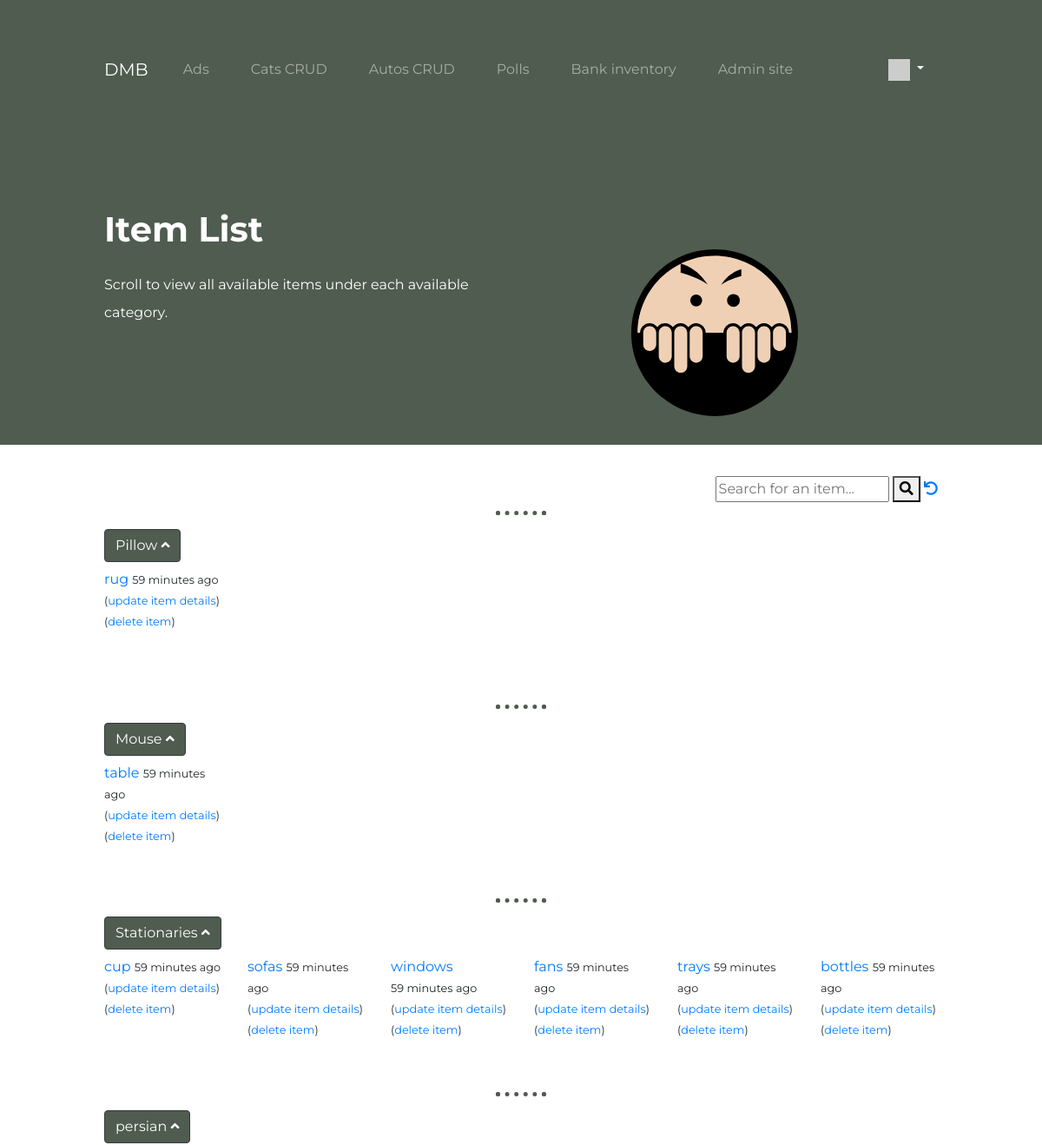
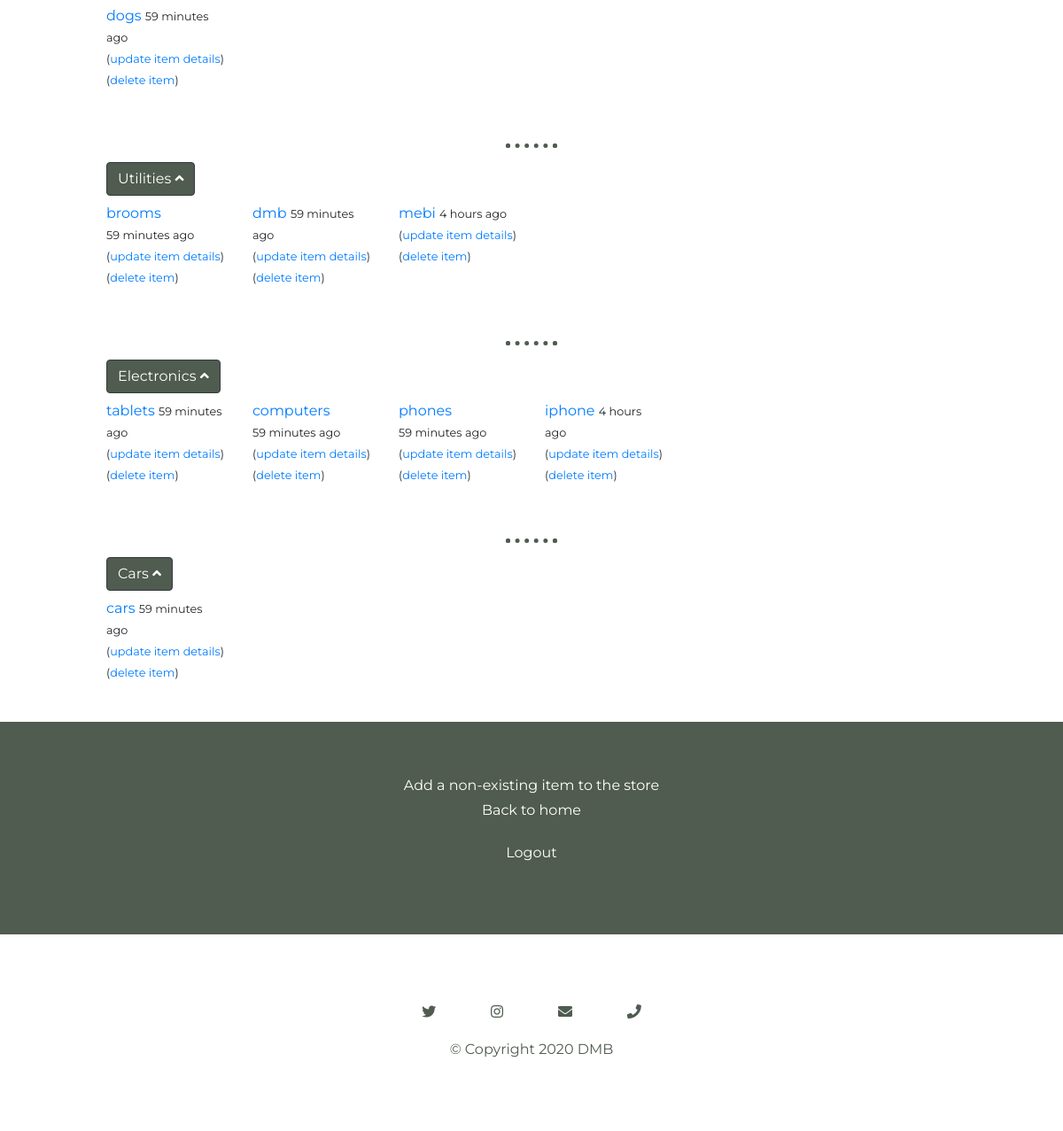
Page /bank/item (signed in) on the committed database (2 pictures, top to bottom).
### bank/models.py (models this page shows, shortened)
class Item(models.Model):
    name = models.CharField(
        max_length=200,
        unique = True,
        validators=[MinLengthValidator(2,'Item name must be greater than one character')])
    price = models.DecimalField(max_digits=12, decimal_places=2, null=True)
    quantity = models.PositiveIntegerField(null=True)
    total_price = models.DecimalField(max_digits=15, decimal_places=2, null=True)
    created_at = models.DateTimeField(auto_now_add=True)
    updated_at = models.DateTimeField(auto_now=True)
    picture = models.BinaryField(null=True, blank=True, editable=True)
    content_type = models.CharField(max_length=256, null=True, blank=True,
    help_text='The MIMEType of the file')
    category = models.ForeignKey('Category', on_delete=models.CASCADE, null=True, related_name='item_category')

class Category(models.Model):
    name = models.CharField(
        max_length=200,
        validators= [MinLengthValidator(3, 'Category name must be greater than two characters')]
        )

### bank/views.py (the view)
# urls.py: path('item', views.ItemListView.as_view(), name = 'item_list'),
class ItemListView(LoginRequiredMixin, ListView):
    template_name = 'bank/item_list.html'
    def get(self, request):
        strval =  request.GET.get("search", False)
        if strval :
            query = Q(name__contains=strval)
            item_list = Item.objects.filter(query).select_related().order_by('-updated_at')[:10]
            item_dict = dict()
            for item in item_list:
                kv = {item.category.name: item.category.id}
                item_dict.update(kv)
        else:
            item_list = Item.objects.all().order_by('-updated_at')
            item_dict = dict()
            for item in item_list:
                print(item.category.name)
                kv = {item.category.name: item.category.id}
                item_dict.update(kv)
        for item in item_list:
            item.natural_updated = naturaltime(item.updated_at)
        ctx = {'item_list':item_list , 'item_dict':item_dict}
        dump_queries()
        return render(request, self.template_name, ctx)

### bank/template_filters.py (called while the page is built)
@register.filter(name = 'lookup')
def lookup(value, arg):
    return value.get(arg)

### bank/utils.py (called while the page is built)
def dump_queries() :
    qs = connection.queries
    for q in qs:
        print(q)

### home/context_processors.py (called while the page is built)
def settings(request):
    return {
        'settings': django_settings,
    }

### home/templatetags/app_tags.py (called while the page is built)
@register.filter(name='gravatar')
def gravatar(user, size=35):
    email = str(user.email.strip().lower()).encode('utf-8')
    email_hash = md5(email).hexdigest()
    url = "//www.gravatar.com/avatar/{0}?s={1}&d=identicon&r=PG"
    return url.format(email_hash, size)

### bank/templates/bank/item_list.html (shortened to what this page needs)
{% extends "base_menu.html" %}
{% block content %}
{% load template_filters %}
{% load static %}
<section id="title" class="colored-section">
  <div class="container-fluid">
    <div class="row">
      <div class="col-lg-6">
        <h1 class="section-heading">Item List</h1>
        <p>Scroll to view all available items under each available category.</p>
      </div>
      <div class="col-lg-6">
        <img class="title-image" src="{% static "home/SVG/peek.svg" %}">
      </div>
    </div>
  </div>
</section>
<section class="search">
  <div class="search-box">
    <form>
      <input type="text" placeholder="Search for an item..." name="search" {% if search %} value="{{ search }}" {% endif %}>
      <button type="submit"><i class="fa fa-search"></i></button>
      <a href="{% url 'bank:item_list' %}"><i class="fa fa-undo"></i></a>
    </form>
  </div>
</section>
{% if item_list %}
  {% for dict in item_dict %}
    <div class="container-fluid item-rack">
      <hr>
      <button class="btn btn-md btn-dark" type="button" onclick="ListDrop({{ item_dict|lookup:dict }});"> {{ dict }} <i id="ldrop_{{ item_dict|lookup:dict }}" class="fa fa-angle-up"></i></button><br>
      <div class="row items">
        {% for item in item_list %}
          {% if dict == item.category.name %}
            <div class="col-lg-2 col-md-3 col-sm-4 individual-item list_{{item_dict|lookup:dict}}">
              <a href="{% url 'bank:item_detail' item.id %}">{{item.name}}</a> <small>{{ item.natural_updated }}</small><br>
              <small>(<a href="{% url 'bank:item_update' item.id %}">update item details</a>)
              <br>(<a href="{% url 'bank:item_delete' item.id %}">delete item</a>)</small>
            </div>
          {% endif %}
        {% endfor %}
      </div>
    </div>
  {% endfor %}
{% else %}
  <div class="container-fluid colored-section">
    <p>There are no items available.</p>
  </div>
{% endif %}
<br>
<div class="container-fluid colored-section home">
  <a href="{% url 'bank:item_create' %}">Add a non-existing item to the store</a>
<br>
<p><a href="{% url 'bank:all' %}">Back to home</a></p>
<p>
  {% if user.is_authenticated %}
  <a href="{% url 'logout' %}?next={% url 'home:all' %}">Logout</a>
  {% else %}
  <a href="{% url 'login' %}?next={% url 'bank:all' %}">Login</a>
  {% endif %}
</p>
</div>
{% endblock %}

### home/templates/base_menu.html (shortened to what this page needs)
{% extends "base_bootstrap.html" %}
{% block navbar %}
{% load app_tags %}
<section class="colored-section">
  <div class="container-fluid">
    <nav class="navbar navbar-expand-lg navbar-dark">
      <a  class="navbar-brand" href="/">{{ settings.APP_NAME }}</a>
      <div class="collapse navbar-collapse" id="menu">
        <ul class="navbar-nav mr-auto">
          {% url 'ads' as ads %}
          <li class="nav-item" {% if request.get_full_path == ads %}class="active"{% endif %}>
            <a class="nav-link" href="{% url 'ads:all' %}">Ads</a>
          </li>
          {% url 'cats' as cats %}
          <li class="nav-item" {% if request.get_full_path == cats %}class="active"{% endif %}>
            <a class="nav-link" href="{% url 'cats:all' %}">Cats CRUD</a>
          </li>
          {% url 'autos' as autos %}
          <li class="nav-item" {% if request.get_full_path == autos %}class="active"{% endif %}>
            <a class="nav-link" href="{% url 'autos:all' %}">Autos CRUD</a>
          </li>
          {% url 'polls' as polls %}
          <li class="nav-item" {% if request.get_full_path == polls %}class="active"{% endif %}>
            <a class="nav-link" href="{% url 'polls:index' %}">Polls</a>
          </li>
          {% url 'bank' as bank %}
          <li class="nav-item" {% if request.get_full_path == bank %}class="active"{% endif %}>
            <a class="nav-link" href="{% url 'bank:all' %}">Bank inventory</a>
          </li>
          {% url 'admin' as admin %}
          <li class="nav-item" {% if request.get_full_path == admin %}class="active"{% endif %}>
            <a class="nav-link" href="admin/">Admin site</a>
          </li>
        </ul>
        <ul class="navbar-nav navbar-right">
          {% if user.is_authenticated %}
          <li class="dropdown nav-item">
              <a href="#" data-toggle="dropdown" class="dropdown-toggle">
                  <img style="width: 25px;" src="{{ user|gravatar:60 }}"/><b class="caret"></b>
              </a>
          </li>
          {% else %}
          <li>
          <a href="{% url 'login' %}?next={% url 'home:all' %}">Login</a>
          </li>
          {% endif %}
      </ul>
      </div>
  </nav>
  </div>
</section>
{% endblock %}

### home/static/home/styles.css (style rules this page uses)
body { font-family: "Montserrat"; }
p { line-height: 2; }
hr { color: #4f5c4f; border: dotted; width: 5%; border-width: 0.35rem; border-bottom: none; margin: 1rem auto; position: relative; }
.navbar { padding: 0 0 4rem; text-align: left; }
.nav-item { padding: 0 1rem; }
.container-fluid { padding: 5% 10%; }
.section-heading { font-size: 2.5rem; font-weight: 700; line-height: 2; }
.colored-section { background-color: #4f5c4f; color: #fff; }
.colored-section a { color: #fff; }
.home { text-align: center; }
#title .container-fluid { padding: 0% 10% 10%; text-align: left; margin: auto; }
#title p { line-height: 2; }
.title-image { margin-top: 2%; width: 50%; position: absolute; right: 30%; top: 15%; }
.search { position: relative; padding: 3% 10% 0 10%; }
.search-box { position: absolute; right: 10%; }
.items { height: 100px; overflow: hidden; overflow-y: scroll; }
.item-rack.container-fluid { padding: 2% 10%; }
.individual-item { margin-top: 0.5em; margin-bottom: 2em; }
.btn { background-color: #4f5c4f; }

### rows in the picture
Item: APP_NAME "DMB", name "dmb", natural_updated "59 minutes ago"
Category: item_dict "Pillow"
Item: name "rug", natural_updated "59 minutes ago"
Category: item_dict "Mouse"
Item: name "table", natural_updated "59 minutes ago"
Category: item_dict "Stationaries"
Item: name "cup", natural_updated "59 minutes ago"
Item: name "sofas", natural_updated "59 minutes ago"
Item: name "windows", natural_updated "59 minutes ago"
Item: name "fans", natural_updated "59 minutes ago"
Item: name "trays", natural_updated "59 minutes ago"
Item: name "bottles", natural_updated "59 minutes ago"
Category: item_dict "persian"
Item: name "dogs", natural_updated "59 minutes ago"
Category: item_dict "Utilities"
Item: name "brooms", natural_updated "59 minutes ago"
Item: name "mebi", natural_updated "4 hours ago"
Category: item_dict "Electronics"
Item: name "tablets", natural_updated "59 minutes ago"
Item: name "computers", natural_updated "59 minutes ago"
Item: name "phones", natural_updated "59 minutes ago"
Item: name "iphone", natural_updated "4 hours ago"
Category: item_dict "Cars"
Item: name "cars", natural_updated "59 minutes ago"
